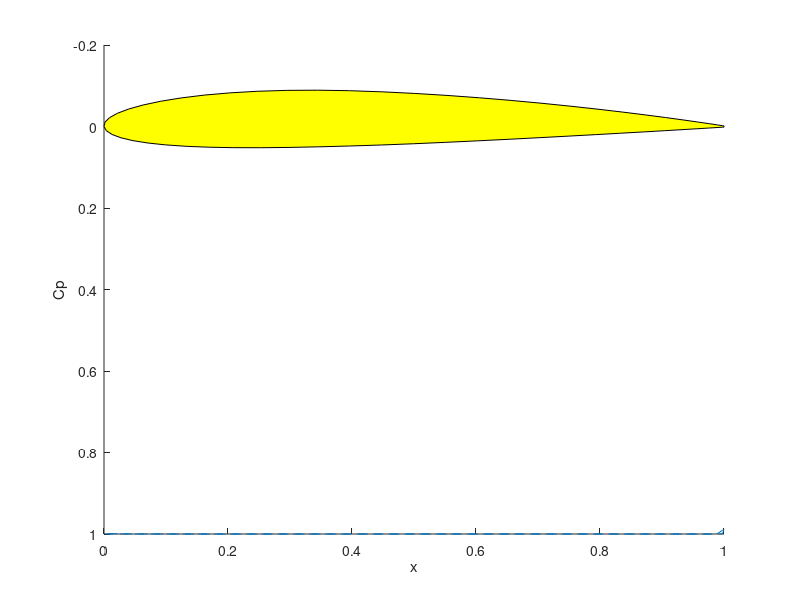

This figure's MATLAB source:
c = 1;
% Defining Chord Length

Vmag = 100.0; 
% Velocity Magnitude

alphaDeg = 3.2; 
% Angle of Attack (alpha) of airfoil

alphaRad = alphaDeg*pi/180.0;
% Converting to radians for Trig


airfoil = load('n2414.dat');

NumPan=length(airfoil)-1;
for i=1:NumPan
    point1(i,1) = airfoil(i,1);
    point1(i,2) = airfoil(i,2);
    point2(i,1) = airfoil(i+1,1);
    point2(i,2) = airfoil(i+1,2);
end

for i=1:NumPan
    dx = point2(i,1)-point1(i,1);
    dy = point2(i,2)-point1(i,2);
    dl(i) = sqrt( (point2(i,1)-point1(i,1))^2 + (point2(i,2)-point1(i,2))^2);
    th(i) = atan2(dy,dx);
    tnx(i) = cos(th(i));
    tny(i) = sin(th(i));
    vnx(i) = -tny(i);
    vny(i) = tnx(i);
end

for i=1:NumPan
    midpoint(i,1) = 0.5*(point1(i,1)+point2(i,1));
    midpoint(i,2) = 0.5*(point1(i,2)+point2(i,2));
end

for i=1:NumPan
    
    for j=1:NumPan
        
        xt = midpoint(i,1) - point1(j,1);
        yt = midpoint(i,2) - point1(j,2);
        x = xt*tnx(j) + yt*tny(j);
        y = -xt*tny(j) + yt*tnx(j);
        x1 = 0.0; y1 = 0.0;
        x2t = point2(j,1) - point1(j,1);
        y2t = point2(j,2) - point1(j,2);
        x2 = x2t*tnx(j) + y2t*tny(j);
        r1 = sqrt(x^2+y^2);
        r2 = sqrt((x-x2)*(x-x2)+y^2);
        th1 = atan2(y,x);
        th2 = atan2(y,x-x2);
        if(i==j) % Self-induced velocity
            ax1 = 0.5*(x/x2-1.0);
            ay1 = 1.0/(2*pi);
            ax2 =-0.5*x/x2;
            ay2 =-1.0/(2*pi);
        else
            dth = th2-th1;
            rrt = r2/r1;
            rrtl = log(rrt);
            fcc = 1/(2*pi*x2);
            ax1 = fcc*( y*rrtl + (x-x2)*dth );
            ay1 = fcc*((x-x2)*rrtl - y*dth + x2);
            ax2 = -fcc*(y*rrtl + x*dth );
            ay2 = -fcc*(x*rrtl - y*dth + x2);
        end
        
        ux1 = ax1*tnx(j) - ay1*tny(j);
        uy1 = ax1*tny(j) + ay1*tnx(j);
        ux2 = ax2*tnx(j) - ay2*tny(j);
        uy2 = ax2*tny(j) + ay2*tnx(j);
        
        if(j==1)
            a(i,1)= ux1*vnx(i) + uy1*vny(i);
            holda = ux2*vnx(i) + uy2*vny(i);
        elseif(j==NumPan)
            a(i,NumPan) = ux1*vnx(i) + uy1*vny(i) + holda;
            a(i,NumPan+1) = ux2*vnx(i) + uy2*vny(i);
        else
            a(i,j)= ux1*vnx(i) + uy1*vny(i) + holda;
            holda = ux2*vnx(i) + uy2*vny(i);
        end
        
        if(j==1)
            b(i,1)= ux1*tnx(i) + uy1*tny(i);
            holdb = ux2*tnx(i) + uy2*tny(i);
        elseif(j==NumPan)
            b(i,NumPan) = ux1*tnx(i) + uy1*tny(i) + holdb;
            b(i,NumPan+1) = ux2*tnx(i) + uy2*tny(i);
        else
            b(i,j)= ux1*tnx(i) + uy1*tny(i) + holdb;
            holdb = ux2*tnx(i) + uy2*tny(i);
        end
    end
end

a(NumPan+1,1) = 1.0;
% Kutta Condition

a(NumPan+1,NumPan+1) = 1.0;
% Kutta Condition Cont.

coalf = cos(alphaRad); sialf = sin(alphaRad);
Vx = Vmag*coalf; Vy = Vmag*sialf;
for i=1:NumPan
    rhs(i) = -Vx*vnx(i)-Vy*vny(i);
end
rhs(NumPan+1)=0.0;

gamma = rhs/a';

circ = 0.0; 
% Circulation

circGam = 0.0; 
% In terms of Gamma

for i=1:NumPan
    tnvel = Vx*tnx(i)+Vy*tny(i); 
    % Tangential velocity
    
    for j=1:NumPan+1
        tnvel = tnvel + b(i,j)*gamma(j);
    end
    circ = circ - tnvel*dl(i);
    circGam = circGam +0.5*(gamma(i)+gamma(i+1))*dl(i); 
    cp(i) = 1.0-tnvel*tnvel/(Vmag*Vmag); 
    % Coefficient of Pressure
end
cp(NumPan+1)=cp(1);

hold on
% Retaining current axes for plot. Prevents deleting old plots.

patch(airfoil(:,1),-airfoil(:,2),'y')
plot(airfoil(:,1),cp,'--')
axis ij
xlabel('x')
ylabel('Cp')